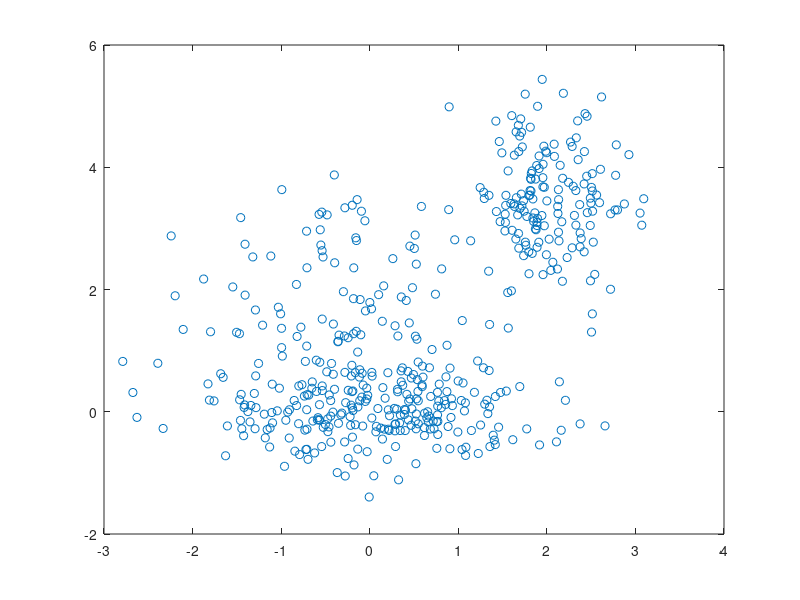

Write MATLAB code to recreate this figure. (Note: this script raises an error after producing the figure.)

% Generate the data
ndata = 500;

% Fix the seeds for reproducible results
randn('state', 42);
rand('state', 42);
data = randn(ndata, 2);
prior = [0.3 0.5 0.2];
% Mixture model swaps clusters 1 and 3
datap = [0.2 0.5 0.3];
datac = [0 2; 0 0; 2 3.5];
datacov = [1 1;1 0.25; 0.4*0.4 0.8*0.8];
data1 = data(1:prior(1)*ndata,:);
data2 = data(prior(1)*ndata+1:(prior(2)+prior(1))*ndata, :);
data3 = data((prior(1)+prior(2))*ndata +1:ndata, :);

% First cluster has axis aligned variance and centre (2, 3.5)
data1(:, 1) = data1(:, 1)*0.4 + 2.0;
data1(:, 2) = data1(:, 2)*0.8 + 3.5;

% Second cluster has axis aligned variance and centre (0, 0)
data2(:,2) = data2(:, 2)*0.5;

% Third cluster is at (0,2) with identity matrix for covariance
data3 = data3 + repmat([0 2], prior(3)*ndata, 1);

% Put the dataset together again
data = [data1; data2; data3];

clc
disp('This demonstration illustrates the use of a Gaussian mixture model')
disp('with diagonal covariance matrices to approximate the unconditional')
disp('probability density of data in a two-dimensional space.')
disp('We begin by generating the data from a mixture of three Gaussians')
disp('with axis aligned covariance structure and plotting it.')
disp(' ')
disp('The first cluster has centre (0, 2).')
disp('The second cluster has centre (0, 0).')
disp('The third cluster has centre (2, 3.5).')
disp(' ')
disp('Press any key to continue')
pause

fh1 = figure;
plot(data(:, 1), data(:, 2), 'o')
set(gca, 'Box', 'on')

% Set up mixture model
ncentres = 3;
input_dim = 2;
mix = gmm(input_dim, ncentres, 'diag');

options = foptions;
options(14) = 5;	% Just use 5 iterations of k-means in initialisation
% Initialise the model parameters from the data
mix = gmminit(mix, data, options);

% Print out model
disp('The mixture model has three components and diagonal covariance')
disp('matrices.  The model parameters after initialisation using the')
disp('k-means algorithm are as follows')
disp('    Priors        Centres')
disp([mix.priors' mix.centres])
disp('Covariance diagonals are')
disp(mix.covars)
disp('Press any key to continue.')
pause

% Set up vector of options for EM trainer
options = zeros(1, 18);
options(1)  = 1;		% Prints out error values.
options(14) = 20;		% Number of iterations.

disp('We now train the model using the EM algorithm for 20 iterations.')
disp(' ')
disp('Press any key to continue.')
pause

[mix, options, errlog] = gmmem(mix, data, options);

% Print out model
disp(' ')
disp('The trained model has priors and centres:')
disp('    Priors        Centres')
disp([mix.priors' mix.centres])
disp('The data generator has priors and centres')
disp('    Priors        Centres')
disp([datap' datac])
disp('Model covariance diagonals are')
disp(mix.covars)
disp('Data generator covariance diagonals are')
disp(datacov)
disp('Note the close correspondence between these parameters and those')
disp('of the distribution used to generate the data.')
disp(' ')
disp('Press any key to continue.')
pause

clc
disp('We now plot the density given by the mixture model as a surface plot.')
disp(' ')
disp('Press any key to continue.')
pause

% Plot the result
x = -4.0:0.2:5.0;
y = -4.0:0.2:5.0;
[X, Y] = meshgrid(x,y);
X = X(:);
Y = Y(:);
grid = [X Y];
Z = gmmprob(mix, grid);
Z = reshape(Z, length(x), length(y));
c = mesh(x, y, Z);
hold on
title('Surface plot of probability density')
hold off
drawnow

clc
disp('The final plot shows the centres and widths, given by one standard')
disp('deviation, of the three components of the mixture model.  The axes')
disp('of the ellipses of constant density are shown.')
disp(' ')
disp('Press any key to continue.')
pause

% Try to calculate a sensible position for the second figure, below the first
fig1_pos = get(fh1, 'Position');
fig2_pos = fig1_pos;
fig2_pos(2) = fig2_pos(2) - fig1_pos(4);
fh2 = figure('Position', fig2_pos);

h = plot(data(:, 1), data(:, 2), 'bo');
hold on
axis('equal');
title('Plot of data and covariances')
for i = 1:ncentres
  v = [1 0];
  for j = 1:2
    start=mix.centres(i,:)-sqrt(mix.covars(i,:).*v);
    endpt=mix.centres(i,:)+sqrt(mix.covars(i,:).*v);
    linex = [start(1) endpt(1)];
    liney = [start(2) endpt(2)];
    line(linex, liney, 'Color', 'k', 'LineWidth', 3)
    v = [0 1];
  end
  % Plot ellipses of one standard deviation
  theta = 0:0.02:2*pi;
  x = sqrt(mix.covars(i,1))*cos(theta) + mix.centres(i,1);
  y = sqrt(mix.covars(i,2))*sin(theta) + mix.centres(i,2);
  plot(x, y, 'r-');
end
hold off

disp('Note how the data cluster positions and widths are captured by')
disp('the mixture model.')
disp(' ')
disp('Press any key to end.')
pause

close(fh1);
close(fh2);
clear all;

